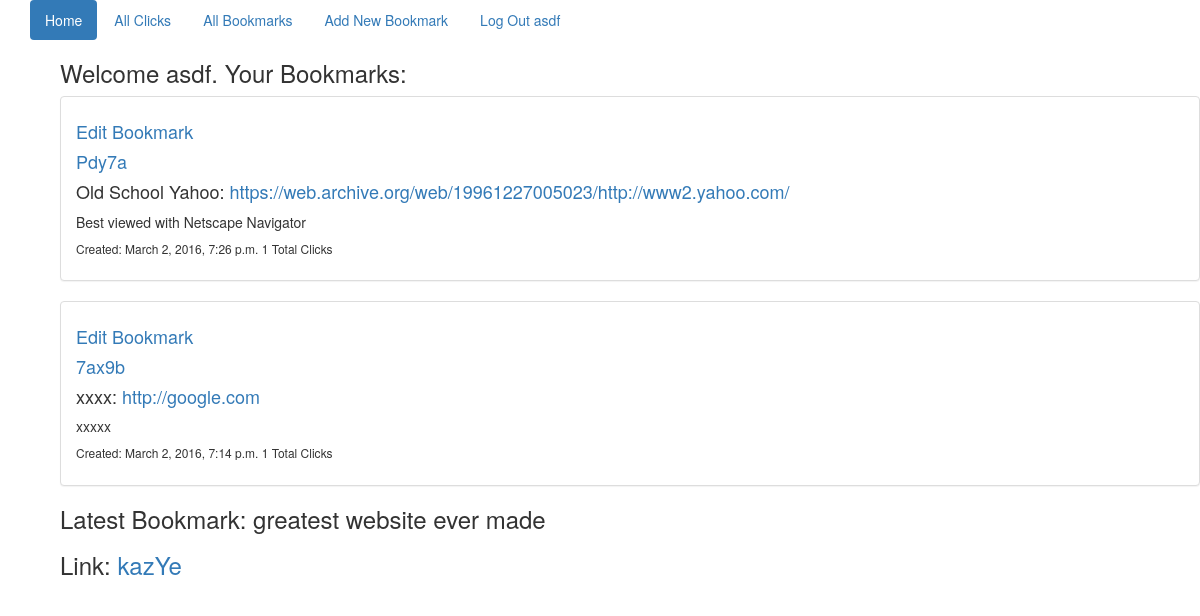
The app's page / (signed in) with its own data.
### shorten_app/models.py (models this page shows, shortened)
class Url(models.Model):
    url = models.URLField()
    title = models.CharField(max_length=100)
    description = models.TextField()
    short_version = models.CharField(max_length=30)
    added = models.DateTimeField(auto_now_add=True)
    user = models.ForeignKey(User)
    class Meta:
        ordering = ["-added"]

### shorten_app/views.py (the view)
# urls.py: url(r'^$', IndexView.as_view(), name="index"),
class IndexView(View):
    def get(self, request):
        last_url = Url.objects.first()
        if self.request.user.id:
            user_urls = Url.objects.filter(user=self.request.user)
            return render(request, 'index.html', {'last_url': last_url,
                                                  'user_urls': user_urls
                                                  }
                          )
        else:
            return render(request, 'index.html', {'last_url': last_url})

### templates/index.html
{% extends 'base.html' %}
{% block content %}
    <div class="container">
    {% if request.user.is_authenticated %}
    <h3>Welcome {{ request.user }}. Your Bookmarks:</h3>
    {% for url in user_urls %}
        <div class="panel panel-default">
            <div class="panel-body">
                <div>
                    <h4>
                        <div>
                            <a href="{% url 'edit_urls' url.pk %}">Edit Bookmark</a>
                        </div>
                    </h4>
                    <h4>
                        <div>
                            <a href="{% url 'clicky' url.short_version %}">{{ url.short_version }}</a>
                        </div>
                    </h4>
                </div>
                <div>
                    <h4>{{ url.title }}: <a href="{{ url.url }}"> {{ url.url }} </a></h4>
                    <div>{{ url.description }}</div>
                    <div><h6>Created: {{ url.added }} {{ url.clicks_set.count }} Total Clicks</h6></div>
                </div>
            </div>
        </div>
    {% endfor %}
    {% else %}
    <h3>Welcome! <a href="{% url 'login' %}">Login to start creating Bookmarks</a></h3>
    {% endif %}
    <div><h3>Latest Bookmark: {{ last_url.title }}</h3></div>
    <div><h3>Link: <a href="{% url 'clicky' last_url.short_version %}">{{ last_url.short_version }}</a></h3></div>
</div>
{% endblock %}

### templates/base.html (shortened to what this page needs)
<!DOCTYPE html>
<html lang="en">
<head>
    <link href="https://maxcdn.bootstrapcdn.com/bootstrap/3.3.6/css/bootstrap.min.css" rel="stylesheet">
</head>
<body>
    <div class="container">
        <ul class="nav nav-pills">
            <li role="presentation" class="active"><a href="{% url 'index' %}">Home</a></li>
            <li role="presentation"><a href="{% url 'all_clicks' %}">All Clicks</a></li>
            <li role="presentation"><a href="{% url 'all_links' %}">All Bookmarks</a></li>
            <li role="presentation"><a href="{% url 'create_link' %}">Add New Bookmark</a></li>
            {% if request.user.is_authenticated %}
                <li role="presentation"><a href="{% url 'logout' %}">Log Out {{ request.user }}</a></li>
            {% else %}
                <li role="presentation"><a href="{% url 'login' %}">Log In</a></li>
            {% endif %}
        </ul>
<div class="container">{% block content %}{% endblock %}</div>
</div>
</body>
</html>

### records on screen
Url: short_version "Pdy7a", title "Old School Yahoo", url "https://web.archive.org/web/19961227005023/http://www2.yahoo.com/", description "Best viewed with Netscape Navigator", added "March 2, 2016, 7:26 p.m.", clicks_set.count "1"
Url: short_version "7ax9b", title "xxxx", url "http://google.com", description "xxxxx", added "March 2, 2016, 7:14 p.m.", clicks_set.count "1"
Url: title "greatest website ever made", short_version "kazYe"

### other values on screen
{{ request.user }} "asdf"
